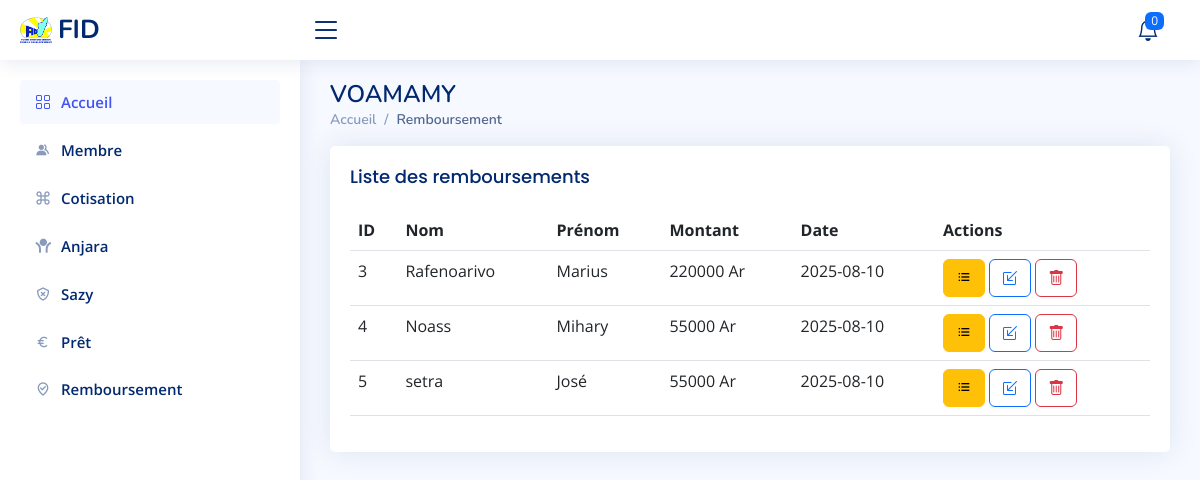
Before: /index.php/vm_controller/remboursement with the older database file.
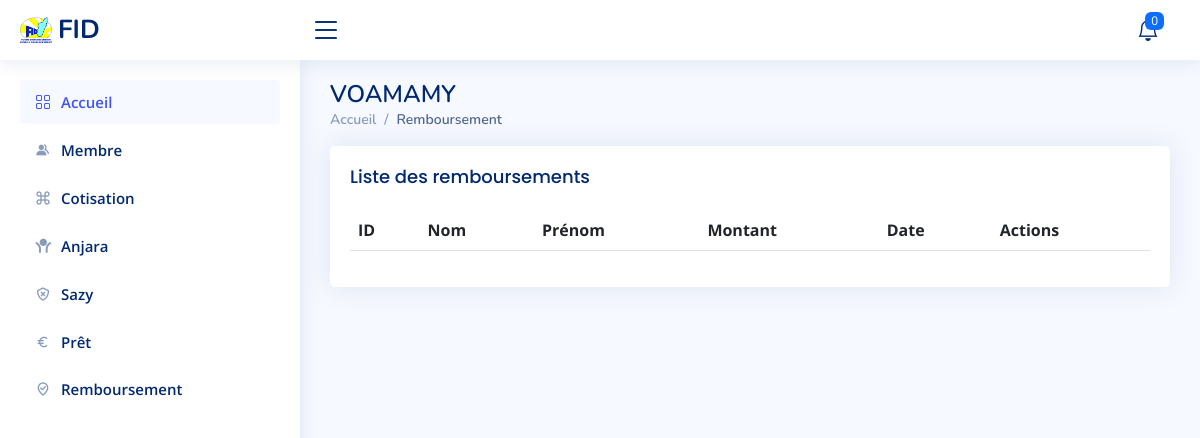
After: the same page with the newer database file.
### tables this page shows
CREATE TABLE `membre` (
  `ID_membre` int(10) NOT NULL,
  `Nom` varchar(50) NOT NULL,
  `Prenom` varchar(50) NOT NULL
);

CREATE TABLE `remboursement` (
  `ID_remboursement` int(11) NOT NULL,
  `ID_pret` int(11) NOT NULL,
  `Montant` decimal(10,0) NOT NULL,
  `Date_remboursement` date NOT NULL
);

### application/controllers/vm_controller.php (called while the page is built, shortened)
<?php
class vm_controller extends CI_Controller {
    public function __construct() {
        $this->load->model('vm_model');
        $this->load->library(['form_validation', 'session']);
        $this->load->helper(['url', 'form']);
    }
    public function prets_en_retard() {
        $prets = $this->vm_model->get_prets_en_retard();
        return $prets;
    }
public function remboursement($action = null, $ID_remboursement = null){
    $this->load->model('vm_model');
    $data = [];
    $data['membre'] = $this->vm_model->membre();
    $data['pret'] = $this->vm_model->pret();
    $data['remboursement'] = $this->vm_model->remboursement();
    $data['prets_en_retard'] = $this->prets_en_retard();
    $data['count_prets_en_retard'] = count($data['prets_en_retard']);
    $this->load->view('liste_remboursement_view', $data);
}
}

### index.php (called while the page is built, shortened)
<?php
require_once BASEPATH.'core/CodeIgniter.php';

### application/models/vm_model.php (called while the page is built, shortened)
<?php
class Vm_model extends CI_Model {
    public function remboursement() {
        $query = $this->db->query("SELECT ID_remboursement,remboursement.Montant,Date_remboursement, membre.Nom, membre.Prenom FROM membre, remboursement, pret WHERE membre.ID_membre= pret.ID_membre and remboursement.ID_pret =  pret.ID_pret  " );
        return $query->result();
    }
    public function get_prets_en_retard() {
        $today = new DateTime();
        $this->db->select('pret.*, membre.nom, membre.prenom');
        $this->db->from('pret');
        $this->db->join('membre', 'membre.ID_membre = pret.ID_membre');
        $this->db->where('pret.Date_pret <', $today->format('Y-m-d'));
        $this->db->where('pret.Statut', 'encours');
        $this->db->where('pret.lu', 0);
        $prets = $this->db->get()->result();
        return $prets;
    }
}
?>

### application/views/liste_remboursement_view.php (the view, shortened to what this page needs)
  <main id="main" class="main">
<div class="pagetitle">
<h1>VOAMAMY</h1>
  <nav>
    <ol class="breadcrumb">
      <li class="breadcrumb-item"><a href="<?php echo base_url().'index.php/vm_controller/index'; ?>">Accueil</a></li>
      <li class="breadcrumb-item active">Remboursement</li>
    </ol>
  </nav>
</div>
<section class="section">
          <div class="card">
            <div class="card-body">
              <h5 class="card-title">Liste des remboursements</h5>
              <table class="table datatable">
                <thead>
                  <tr>
                    <th scope="col">ID</th>
                    <th scope="col">Nom</th>
                    <th scope="col">Prénom</th>
                    <th scope="col">Montant</th>
                    <th scope="col">Date</th>
                    <th scope="col">Actions</th>
                  </tr>
                </thead>
                <tbody>
                <?php foreach($remboursement as $m):?>
                  <tr>
                    <td><?= $m->ID_remboursement ?></td>
                    <td><?= $m->Nom?></td>
                    <td><?= $m->Prenom?></td>
                    <td><?= $m->Montant ?> Ar</td>
                    <td><?= $m->Date_remboursement?></td>
                    <td>
                    <a href="<?php echo base_url().'index.php/vm_controller/remboursement/historique/'.$m->ID_remboursement;?>"><button type="button" class="btn btn-warning"><i class="bx bx-list-ul"></i></button></a>
                    <a href="<?php echo base_url().'index.php/vm_controller/remboursement/modifier/'.$m->ID_remboursement;?>"><button type="button" class="btn btn-outline-primary"><i class="bi bi-box-arrow-in-down-left"></i></button></a>
                    <a href="<?php echo base_url().'index.php/vm_controller/remboursement/supprimer/'.$m->ID_remboursement;?>" onclick="return confirm('Confirmez-vous la suppression ?')"><button type="button" class="btn btn-outline-danger"><i class="bi bi-trash"></i></button></a></td>
                  </tr>
                  <?php endforeach ?>
                </tbody>
              </table>
            </div>
          </div>
</section>
</main>

Changed rows visible on the page:
removed membre: remboursement.ID_remboursement "3", Nom "Rafenoarivo", Prenom "Marius", remboursement.Montant "220000", remboursement.Date_remboursement "2025-08-10"
removed membre: remboursement.ID_remboursement "4", Nom "Noass", Prenom "Mihary", remboursement.Montant "55000", remboursement.Date_remboursement "2025-08-10"
removed membre: remboursement.ID_remboursement "5", Nom "setra", Prenom "José", remboursement.Montant "55000", remboursement.Date_remboursement "2025-08-10"
